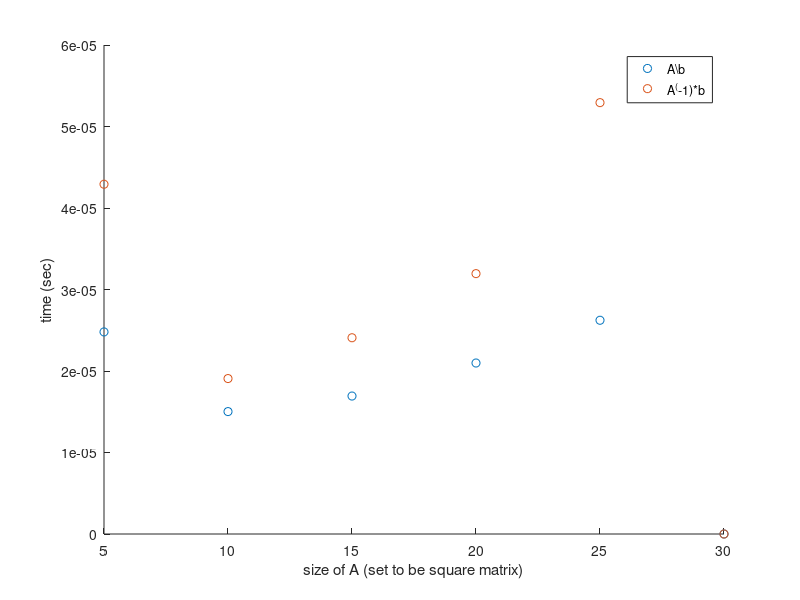

The MATLAB script that drew this image:
% Q2
rref([1 1 1 1 1;1 1 -1 -1 1;1 -1 0 0 1;0 0 1 -1 1]);
rref([1 0 3 2 -4 4;2 1 6 5 0 7;-1 1 -3 -1 1 -5]);

% Q3
size = [5 10 15 20 25 30];
timeMethod1 = zeros(1,6);
timeMethod2 = zeros(1,6);
for i=1:5
  deter = 0;
  while deter == 0
      A = rand(size(i), size(i));
      deter = det(A);
  end
  b = rand(size(i), 1);
  tic;
  x = A\b;
  timeMethod1(i)=toc;
  tic;
  x = A^(-1)*b;
  timeMethod2(i)=toc;
end
scatter(size, timeMethod1);
hold on;
scatter(size, timeMethod2);
xlabel('size of A (set to be square matrix)');
ylabel('time (sec)');
legend('A\b','A^(-1)*b');
hold off;

%Q9
row = randi(10);
x = rand(row, 1);
y = rand(row, 1);
xPyNorm1 = norm(x+y,1);
xPyNorm2 = norm(x+y,2);
xPyNormInf = norm(x+y, inf);
normXPnormY1 = norm(x,1)+norm(y,1);
normXPnormY2 = norm(x,2)+norm(y,2);
normXPnormYInf = norm(x,inf)+norm(y,inf);